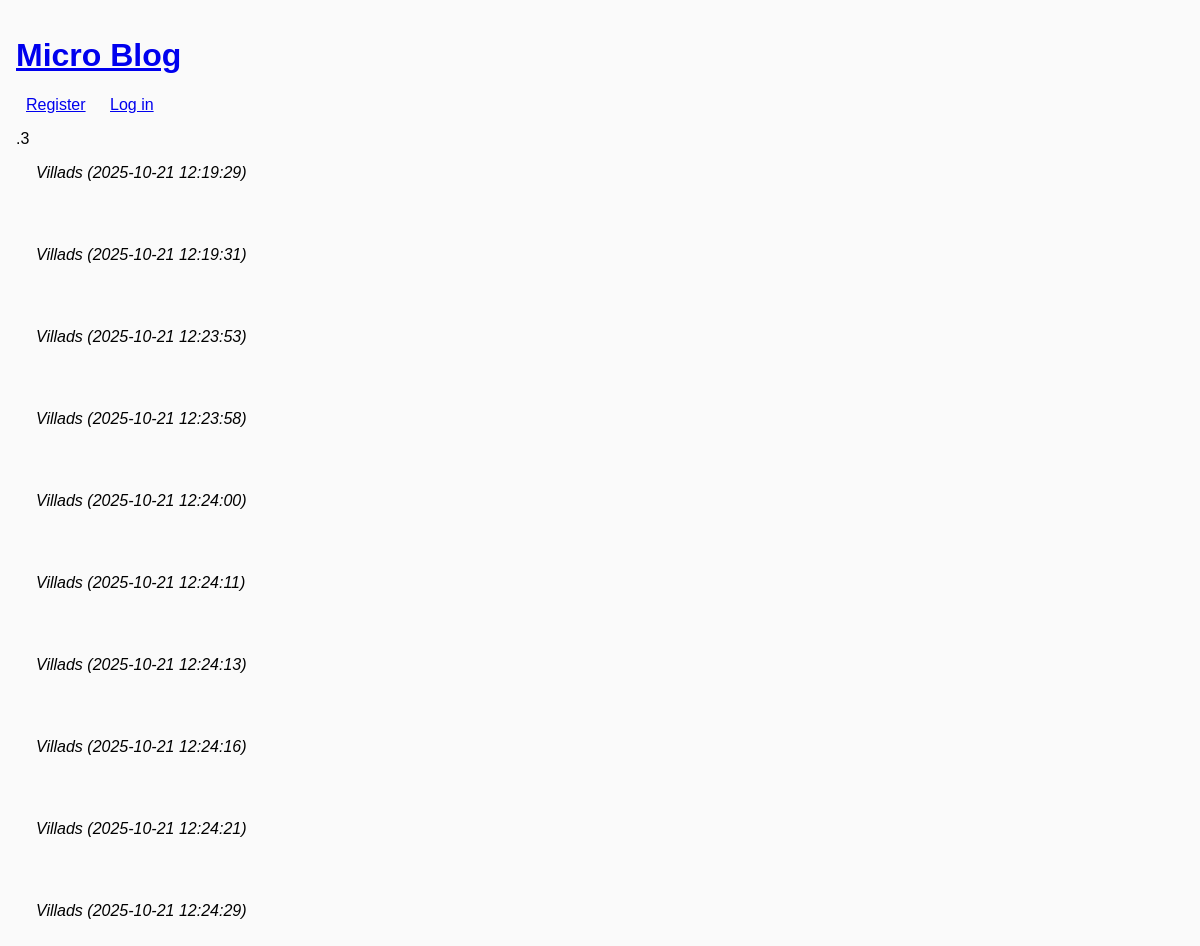
Screenshot of /post/2 with the database file from the repository.
### tables this page shows
CREATE TABLE comments(
                    id INTEGER PRIMARY KEY,
                    user_id INTEGER,
                    post_id TEXT,
                    date TEXT,
                    text TEXT
                  );

CREATE TABLE users(
                    id INTEGER PRIMARY KEY,
                    name TEXT,
                    email TEXT,
                    password TEXT
                  );

### opgfiler/blog.py (the view, shortened to what this page needs)
@app.route('/post/<id>', methods=['POST', 'GET'])
def post(id):
    db = get_db()
    c = db.execute('SELECT * FROM comments'
                   ' LEFT JOIN users ON comments.user_id=users.id'
                   ' WHERE comments.post_id=?;', (id,))
    comments = c.fetchall()
    c = db.execute("SELECT * FROM posts "
                   " LEFT JOIN users ON posts.user_id=users.id"
                   " WHERE posts.id=?;",
                   (id,)
                   )
    post = c.fetchone()
    return(render_template('post.html', post=post, comments=comments))

### opgfiler/database.py (called while the page is built)
def connect_db():
    con = sqlite3.connect('blog.db')
    con.row_factory = sqlite3.Row
    con.set_trace_callback(print) # Print all queries for learning and fun
    return con

def get_db():
    if not hasattr(g, 'sqlite_db'):
        g.sqlite_db = connect_db()
    return g.sqlite_db

### opgfiler/templates/post.html (shortened to what this page needs)
{% extends "layout.html" %}
{% block body %}
    {% for comment in comments %}
        <div class="comment">
        <p>{{comment.text}}</p>
        <p class="comment-author">{{ comment.name }} ({{comment.date}})</p>
        </div>
    {% else %}
    <em>Unbelievable, no comments yet!</em>
    {% endfor %}
{% endblock %}

### opgfiler/templates/layout.html (shortened to what this page needs)
<!doctype html>
<html>
<head>
    <link rel="stylesheet" type="text/css" href="{{ url_for('static', filename='style.css') }}">
</head>
<body>
<a href="{{ url_for('home') }}"><h1>Micro Blog</h1></a>
{% if not session.logged_in %}
<a class="metanav" href="{{ url_for('register') }}">Register</a>
<a class="metanav" href="{{ url_for('login') }}">Log in</a>
{% else %}
<a class="metanav" href="{{ url_for('logout') }}">Log out ({{ session.email }})</a>
{% endif %}
{% block body %}{% endblock %}
</body>
</html>

### opgfiler/static/style.css (style rules this page uses)
body { font-family: sans-serif; background: #fafafa; padding: 1em; margin: 0; width: 500px; }
a.metanav { margin: 10px; }
.comment-author { font-style:italic; margin-left: 20px; }
.comment { margin-bottom: 4em; }

### rows the page displays
comments: text ".3", name "Villads", date "2025-10-21 12:19:29"
comments: name "Villads", date "2025-10-21 12:19:31"
comments: name "Villads", date "2025-10-21 12:23:53"
comments: name "Villads", date "2025-10-21 12:23:58"
comments: name "Villads", date "2025-10-21 12:24:00"
comments: name "Villads", date "2025-10-21 12:24:11"
comments: name "Villads", date "2025-10-21 12:24:13"
comments: name "Villads", date "2025-10-21 12:24:16"
comments: name "Villads", date "2025-10-21 12:24:21"
comments: name "Villads", date "2025-10-21 12:24:29"
